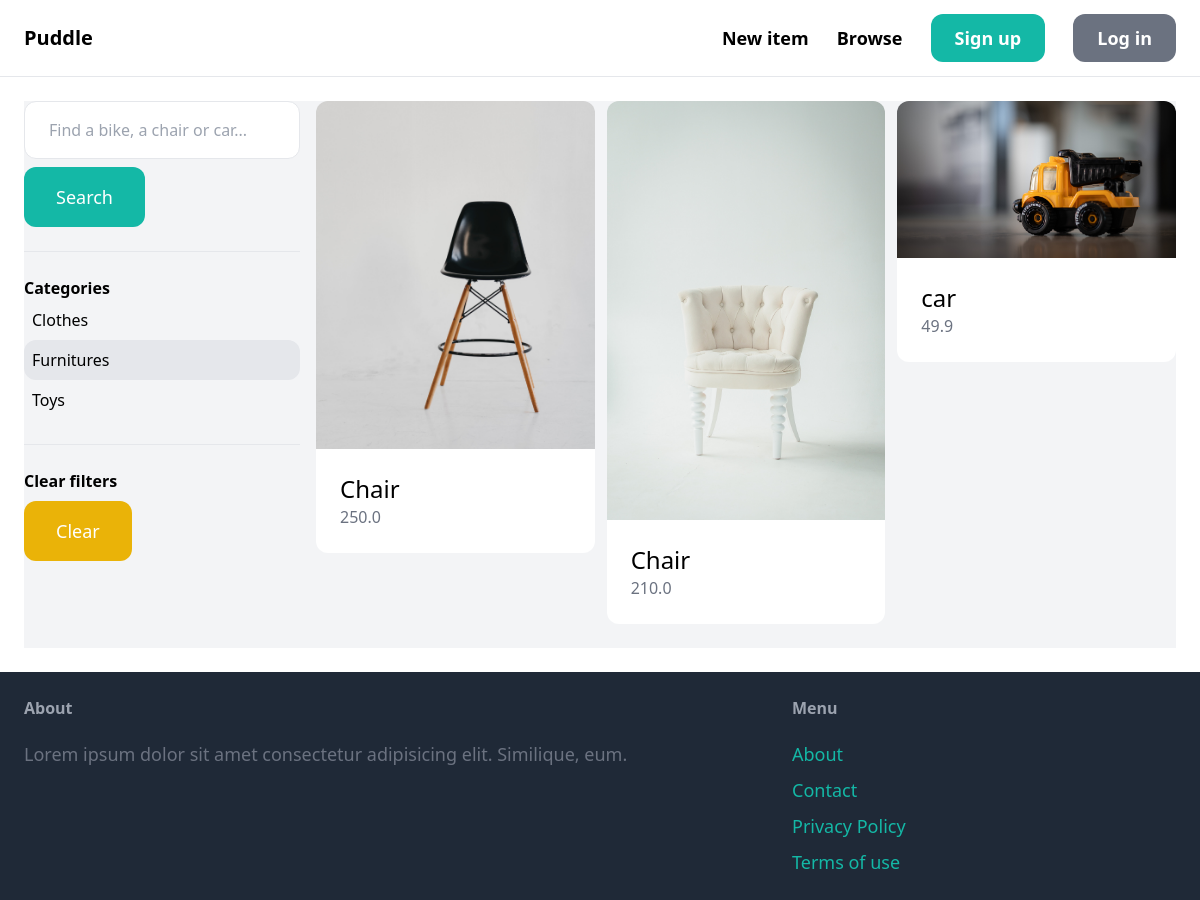
Page /items/?query=&category=2 on the committed database.
### item/models.py (models this page shows, shortened)
class Category(models.Model):
    name = models.CharField(max_length=255)
    class Meta:
        ordering = ('name',)
        verbose_name_plural = 'Categories'

class Item(models.Model):
    category = models.ForeignKey(
        Category, related_name='items', on_delete=models.CASCADE)
    name = models.CharField(max_length=255)
    description = models.TextField(blank=True, null=True)
    price = models.FloatField()
    image = models.ImageField(upload_to='item_images', blank=True, null=True)
    is_sold = models.BooleanField(default=False)
    created_by = models.ForeignKey(
        User, related_name='items', on_delete=models.CASCADE)
    created_at = models.DateTimeField(auto_now_add=True)

### item/views.py (the view)
# urls.py: path('', views.items, name='items'),
def items(request):
    query = request.GET.get('query', '')
    category_id = request.GET.get('category', 0)
    categories = Category.objects.all()
    items = Item.objects.filter(is_sold=False)
    if category_id:
        items = items.filter(category_id=category_id)
    if query:
        items = items.filter(Q(name__icontains=query) |
                             Q(description__icontains=query))
    return render(request, 'item/items.html', {
        'items': items,
        'query': query,
        'categories': categories,
        'category_id': int(category_id),
    })

### item/templates/item/items.html (shortened to what this page needs)
{% extends "core/base.html" %}
{% block content %}
    <div class="pb-6 grid grid-cols-4 gap-4 bg-gray-100">
        <div class="col-span-1">
            <form method="get" action="{% url 'item:items' %}">
                <input name="query" class="w-full py-4 px-6 border rounded-xl" type="text" value="{{ query }}" placeholder="Find a bike, a chair or car..." />
                <button class="mt-2 py-4 px-8 text-lg bg-teal-500 text-white rounded-xl">Search</button>
            </form>
            <hr class="my-6">
            <p class="font-semibold">Categories</p>
            <ul>
                {% for category in categories %}
                    <li class="py-2 px-2 rounded-xl{% if category.id == category_id %} bg-gray-200 {% endif %} ">
                        <a href="{% url 'item:items' %}?query={{ query }}&category={{ category.id }}">{{ category.name }}</a>
                    </li>
                {% endfor %}
            </ul>
            <hr class="my-6">
            <p class="font-semibold">Clear filters</p>
            <ul>
                <li><a href="{% url 'item:items' %}" class="mt-2 py-4 px-8 inline-block bg-yellow-500 text-lg rounded-xl text-white">Clear</a></li>
            </ul>
        </div>
        <div class="col-span-3">
            <div class="grid grid-cols-3 gap-3">
                {% for item in items %}
                    <div>
                        <a href="{% url 'item:detail' item.id %}">
                            <div>
                                <img src="{{ item.image.url }}" class="rounded-t-xl" alt="">
                            </div>
                            <div class="p-6 bg-white rounded-b-xl">
                                <h2 class="text-2xl"> {{ item.name }} </h2>
                                <p class="text-gray-500"> {{ item.price }} </p>
                            </div>
                        </a>
                    </div>
                {% endfor %}
            </div>
        </div>
    </div>
{% endblock content %}

### rows in the picture
Category: name "Clothes"
Category: name "Furnitures"
Category: name "Toys"
Item: image (picture), name "Chair", price "250.0"
Item: image (picture), name "Chair", price "210.0"
Item: image (picture), name "car", price "49.9"
